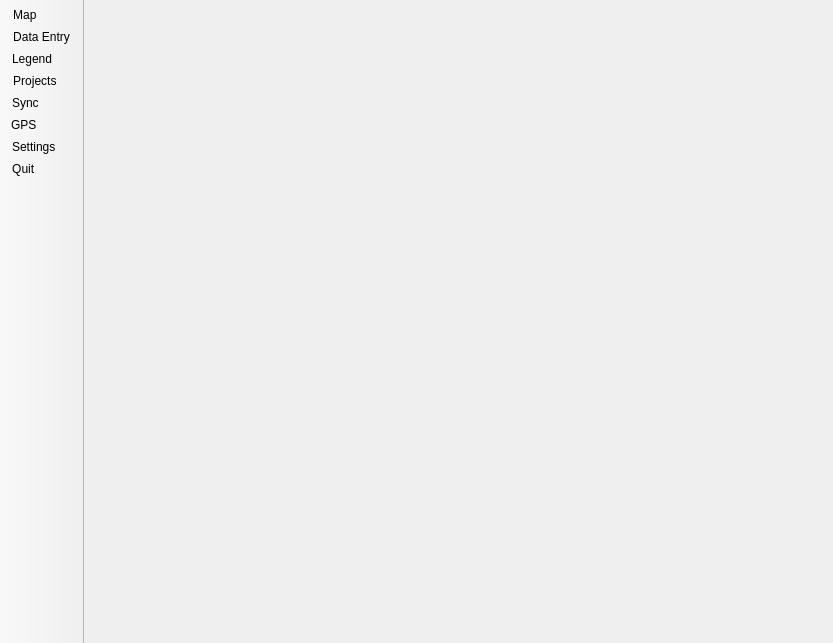
<?xml version="1.0" encoding="UTF-8"?>
<ui version="4.0">
 <class>MainWindow</class>
 <widget class="QMainWindow" name="MainWindow">
  <property name="geometry">
   <rect>
    <x>0</x>
    <y>0</y>
    <width>833</width>
    <height>643</height>
   </rect>
  </property>
  <property name="sizePolicy">
   <sizepolicy hsizetype="Preferred" vsizetype="Preferred">
    <horstretch>0</horstretch>
    <verstretch>0</verstretch>
   </sizepolicy>
  </property>
  <property name="windowTitle">
   <string>IntraMaps Roam: Mobile Data Collection</string>
  </property>
  <property name="windowIcon">
   <iconset resource="../resources.qrc">
    <normaloff>:/branding/logo</normaloff>:/branding/logo</iconset>
  </property>
  <property name="windowOpacity">
   <double>1.000000000000000</double>
  </property>
  <property name="styleSheet">
   <string notr="true"/>
  </property>
  <property name="iconSize">
   <size>
    <width>32</width>
    <height>32</height>
   </size>
  </property>
  <widget class="QWidget" name="centralwidget">
   <layout class="QGridLayout" name="gridLayout">
    <property name="margin">
     <number>0</number>
    </property>
    <property name="spacing">
     <number>0</number>
    </property>
    <item row="0" column="0">
     <widget class="QStackedWidget" name="stackedWidget">
      <property name="styleSheet">
       <string notr="true"/>
      </property>
      <property name="currentIndex">
       <number>4</number>
      </property>
      <widget class="MapWidget" name="canvas_page">
       <property name="styleSheet">
        <string notr="true"/>
       </property>
      </widget>
      <widget class="ProjectsWidget" name="projectwidget">
       <property name="styleSheet">
        <string notr="true"/>
       </property>
      </widget>
      <widget class="SettingsWidget" name="settingswidget">
       <property name="styleSheet">
        <string notr="true"/>
       </property>
      </widget>
      <widget class="QWidget" name="loadin_page">
       <property name="sizePolicy">
        <sizepolicy hsizetype="Ignored" vsizetype="Ignored">
         <horstretch>0</horstretch>
         <verstretch>0</verstretch>
        </sizepolicy>
       </property>
       <layout class="QVBoxLayout" name="verticalLayout">
        <item>
         <widget class="QLabel" name="projectimage">
          <property name="sizePolicy">
           <sizepolicy hsizetype="Expanding" vsizetype="Expanding">
            <horstretch>0</horstretch>
            <verstretch>0</verstretch>
           </sizepolicy>
          </property>
          <property name="text">
           <string/>
          </property>
          <property name="scaledContents">
           <bool>false</bool>
          </property>
          <property name="alignment">
           <set>Qt::AlignCenter</set>
          </property>
         </widget>
        </item>
        <item>
         <widget class="QLabel" name="projectloading_label">
          <property name="font">
           <font>
            <pointsize>32</pointsize>
           </font>
          </property>
          <property name="styleSheet">
           <string notr="true"/>
          </property>
          <property name="text">
           <string>Project {} Loading</string>
          </property>
          <property name="scaledContents">
           <bool>true</bool>
          </property>
          <property name="alignment">
           <set>Qt::AlignCenter</set>
          </property>
         </widget>
        </item>
        <item>
         <widget class="QLabel" name="label_2">
          <property name="font">
           <font>
            <pointsize>24</pointsize>
           </font>
          </property>
          <property name="text">
           <string>Please wait....</string>
          </property>
          <property name="scaledContents">
           <bool>true</bool>
          </property>
          <property name="alignment">
           <set>Qt::AlignCenter</set>
          </property>
         </widget>
        </item>
       </layout>
      </widget>
      <widget class="QWidget" name="widgetpage">
       <property name="styleSheet">
        <string notr="true"/>
       </property>
       <layout class="QGridLayout" name="gridLayout_5">
        <property name="leftMargin">
         <number>3</number>
        </property>
        <property name="topMargin">
         <number>0</number>
        </property>
        <property name="rightMargin">
         <number>3</number>
        </property>
        <property name="bottomMargin">
         <number>0</number>
        </property>
       </layout>
      </widget>
      <widget class="SyncWidget" name="syncwidget"/>
      <widget class="GPSWidget" name="gpswidget"/>
      <widget class="LegendWidget" name="legendpage"/>
     </widget>
    </item>
   </layout>
  </widget>
  <widget class="HideableToolbar" name="menutoolbar">
   <property name="contextMenuPolicy">
    <enum>Qt::PreventContextMenu</enum>
   </property>
   <property name="windowTitle">
    <string>sidetoolbar</string>
   </property>
   <property name="styleSheet">
    <string notr="true"/>
   </property>
   <property name="movable">
    <bool>false</bool>
   </property>
   <property name="iconSize">
    <size>
     <width>48</width>
     <height>48</height>
    </size>
   </property>
   <property name="toolButtonStyle">
    <enum>Qt::ToolButtonTextBesideIcon</enum>
   </property>
   <property name="floatable">
    <bool>false</bool>
   </property>
   <property name="page" stdset="0">
    <number>5</number>
   </property>
   <attribute name="toolBarArea">
    <enum>LeftToolBarArea</enum>
   </attribute>
   <attribute name="toolBarBreak">
    <bool>false</bool>
   </attribute>
   <addaction name="actionMap"/>
   <addaction name="actionDataEntry"/>
   <addaction name="actionLegend"/>
   <addaction name="actionProject"/>
   <addaction name="actionSync"/>
   <addaction name="actionGPS"/>
   <addaction name="actionSettings"/>
   <addaction name="actionQuit"/>
  </widget>
  <action name="actionMap">
   <property name="checkable">
    <bool>true</bool>
   </property>
   <property name="icon">
    <iconset resource="../resources.qrc">
     <normaloff>:/icons/map</normaloff>:/icons/map</iconset>
   </property>
   <property name="text">
    <string>Map</string>
   </property>
   <property name="iconText">
    <string>Map          </string>
   </property>
   <property name="page" stdset="0">
    <number>0</number>
   </property>
  </action>
  <action name="actionProject">
   <property name="checkable">
    <bool>true</bool>
   </property>
   <property name="icon">
    <iconset resource="../resources.qrc">
     <normaloff>:/icons/open</normaloff>:/icons/open</iconset>
   </property>
   <property name="text">
    <string>Projects</string>
   </property>
   <property name="iconText">
    <string>Projects    </string>
   </property>
   <property name="page" stdset="0">
    <number>1</number>
   </property>
  </action>
  <action name="actionSettings">
   <property name="checkable">
    <bool>true</bool>
   </property>
   <property name="icon">
    <iconset resource="../resources.qrc">
     <normaloff>:/icons/config</normaloff>:/icons/config</iconset>
   </property>
   <property name="text">
    <string>Settings</string>
   </property>
   <property name="iconText">
    <string>Settings     </string>
   </property>
   <property name="page" stdset="0">
    <number>2</number>
   </property>
  </action>
  <action name="actionQuit">
   <property name="icon">
    <iconset resource="../resources.qrc">
     <normaloff>:/icons/quit</normaloff>:/icons/quit</iconset>
   </property>
   <property name="text">
    <string>Quit</string>
   </property>
   <property name="iconText">
    <string>Quit           </string>
   </property>
  </action>
  <action name="actionHome">
   <property name="icon">
    <iconset resource="../resources.qrc">
     <normaloff>:/icons/home</normaloff>:/icons/home</iconset>
   </property>
   <property name="text">
    <string>Home View</string>
   </property>
   <property name="toolTip">
    <string>Home View</string>
   </property>
  </action>
  <action name="actionPan">
   <property name="checkable">
    <bool>true</bool>
   </property>
   <property name="icon">
    <iconset resource="../resources.qrc">
     <normaloff>:/icons/pan</normaloff>:/icons/pan</iconset>
   </property>
   <property name="text">
    <string>Pan</string>
   </property>
  </action>
  <action name="actionZoom_In">
   <property name="checkable">
    <bool>true</bool>
   </property>
   <property name="icon">
    <iconset resource="../resources.qrc">
     <normaloff>:/icons/in</normaloff>:/icons/in</iconset>
   </property>
   <property name="text">
    <string>Zoom In</string>
   </property>
  </action>
  <action name="actionZoom_Out">
   <property name="checkable">
    <bool>true</bool>
   </property>
   <property name="icon">
    <iconset resource="../resources.qrc">
     <normaloff>:/icons/out</normaloff>:/icons/out</iconset>
   </property>
   <property name="text">
    <string>Zoom Out</string>
   </property>
  </action>
  <action name="actionRaster">
   <property name="icon">
    <iconset resource="../resources.qrc">
     <normaloff>:/icons/photo</normaloff>:/icons/photo</iconset>
   </property>
   <property name="text">
    <string>Aerial Photo</string>
   </property>
  </action>
  <action name="actionEdit_Tools">
   <property name="checkable">
    <bool>true</bool>
   </property>
   <property name="icon">
    <iconset>
     <normaloff>:/icons/edittools</normaloff>:/icons/edittools</iconset>
   </property>
   <property name="text">
    <string>Edit Tools</string>
   </property>
  </action>
  <action name="actionEdit_Attributes">
   <property name="checkable">
    <bool>true</bool>
   </property>
   <property name="icon">
    <iconset resource="../resources.qrc">
     <normaloff>:/icons/edit</normaloff>:/icons/edit</iconset>
   </property>
   <property name="text">
    <string>Edit Attributes</string>
   </property>
  </action>
  <action name="actionEnable_GPS">
   <property name="icon">
    <iconset resource="../resources.qrc">
     <normaloff>:/icons/gps</normaloff>:/icons/gps</iconset>
   </property>
   <property name="text">
    <string>Enable GPS</string>
   </property>
  </action>
  <action name="actionSync">
   <property name="checkable">
    <bool>true</bool>
   </property>
   <property name="icon">
    <iconset resource="../resources.qrc">
     <normaloff>:/icons/sync</normaloff>:/icons/sync</iconset>
   </property>
   <property name="text">
    <string>Sync     </string>
   </property>
   <property name="iconText">
    <string>Sync          </string>
   </property>
   <property name="page" stdset="0">
    <number>5</number>
   </property>
  </action>
  <action name="actionMove">
   <property name="checkable">
    <bool>true</bool>
   </property>
   <property name="icon">
    <iconset resource="../resources.qrc">
     <normaloff>:/icons/move</normaloff>:/icons/move</iconset>
   </property>
   <property name="text">
    <string>Move Feature</string>
   </property>
  </action>
  <action name="actionGPSFeature">
   <property name="icon">
    <iconset>
     <normaloff>:/icons/gpsadd</normaloff>:/icons/gpsadd</iconset>
   </property>
   <property name="text">
    <string>Capture at GPS</string>
   </property>
   <property name="toolTip">
    <string>Capture at GPS</string>
   </property>
  </action>
  <action name="actionDataEntry">
   <property name="checkable">
    <bool>true</bool>
   </property>
   <property name="icon">
    <iconset resource="../resources.qrc">
     <normaloff>:/icons/dataentry</normaloff>:/icons/dataentry</iconset>
   </property>
   <property name="text">
    <string>Data Entry</string>
   </property>
   <property name="iconText">
    <string>Data Entry</string>
   </property>
   <property name="page" stdset="0">
    <number>4</number>
   </property>
  </action>
  <action name="actionInfo">
   <property name="checkable">
    <bool>true</bool>
   </property>
   <property name="icon">
    <iconset resource="../resources.qrc">
     <normaloff>:/icons/info</normaloff>:/icons/info</iconset>
   </property>
   <property name="text">
    <string>Select</string>
   </property>
  </action>
  <action name="actionGPS">
   <property name="checkable">
    <bool>true</bool>
   </property>
   <property name="icon">
    <iconset resource="../resources.qrc">
     <normaloff>:/icons/gps</normaloff>:/icons/gps</iconset>
   </property>
   <property name="text">
    <string>GPS</string>
   </property>
   <property name="iconText">
    <string>GPS           </string>
   </property>
   <property name="page" stdset="0">
    <number>6</number>
   </property>
  </action>
  <action name="actionLegend">
   <property name="checkable">
    <bool>true</bool>
   </property>
   <property name="icon">
    <iconset resource="../resources.qrc">
     <normaloff>:/icons/legend</normaloff>:/icons/legend</iconset>
   </property>
   <property name="text">
    <string>Legend</string>
   </property>
   <property name="iconText">
    <string>Legend      </string>
   </property>
   <property name="page" stdset="0">
    <number>7</number>
   </property>
  </action>
 </widget>
 <customwidgets>
  <customwidget>
   <class>HideableToolbar</class>
   <extends>QToolBar</extends>
   <header>roam.gui</header>
  </customwidget>
  <customwidget>
   <class>LegendWidget</class>
   <extends>QWidget</extends>
   <header>roam.gui</header>
   <container>1</container>
  </customwidget>
  <customwidget>
   <class>GPSWidget</class>
   <extends>QWidget</extends>
   <header>roam.gui</header>
   <container>1</container>
  </customwidget>
  <customwidget>
   <class>SyncWidget</class>
   <extends>QWidget</extends>
   <header>roam.gui</header>
   <container>1</container>
  </customwidget>
  <customwidget>
   <class>SettingsWidget</class>
   <extends>QWidget</extends>
   <header>roam.gui</header>
   <container>1</container>
  </customwidget>
  <customwidget>
   <class>ProjectsWidget</class>
   <extends>QWidget</extends>
   <header>roam.gui</header>
   <container>1</container>
  </customwidget>
  <customwidget>
   <class>MapWidget</class>
   <extends>QWidget</extends>
   <header>roam.gui</header>
   <container>1</container>
  </customwidget>
 </customwidgets>
 <resources>
  <include location="../resources.qrc"/>
 </resources>
 <connections/>
</ui>
